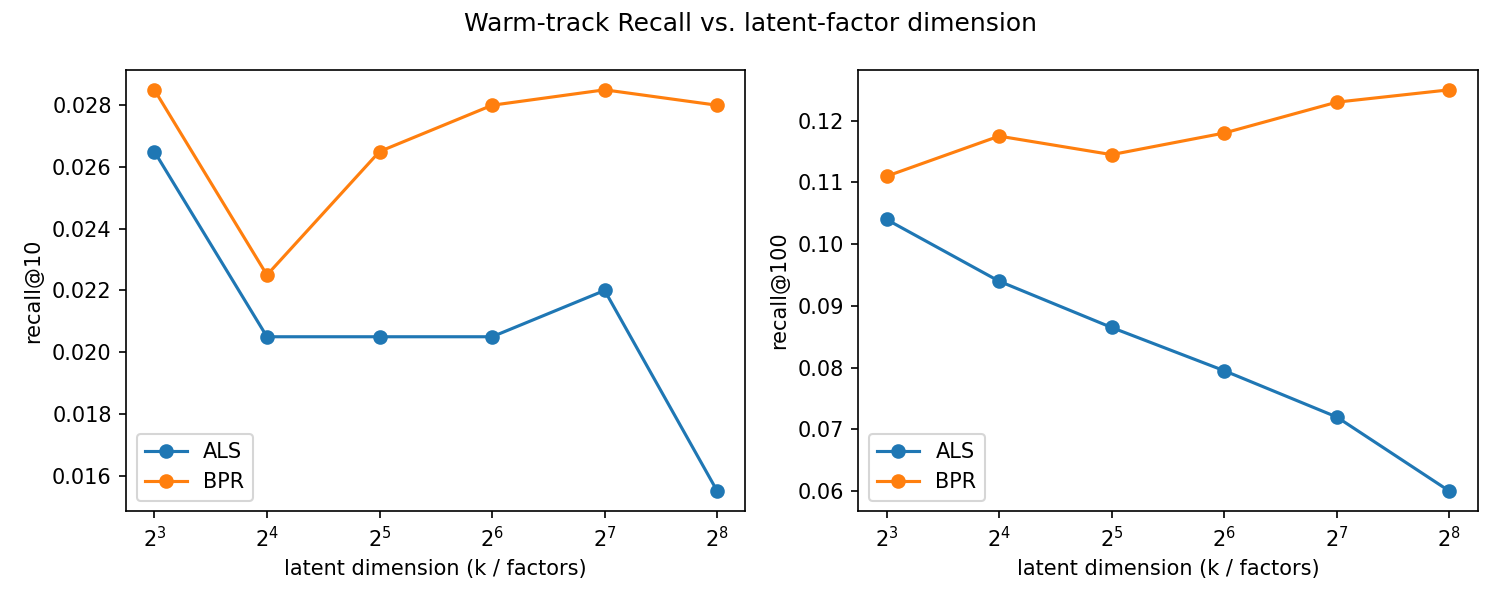

Python code for this plot:
"""Latent-factor dimensionality sweep for BPR and ALS (warm track).

Fixes every other hyperparameter and varies only the latent dimension
(BPR's `k`, ALS's `factors`) to produce the classic recsys-paper plot of
Recall@K vs. model capacity. EASE has no latent-dimension knob (it's an
item-item closed-form model, not a factor model), so it's excluded here.

Run from the project root:

    python factor_sweep.py
"""
import matplotlib.pyplot as plt
import pandas as pd

from src.data.loader import load_train_interactions, time_based_split
from src.eval.harness import evaluate
from src.models.als import ALSRecommender
from src.models.bpr import BPRRecommender

DIMS = (8, 16, 32, 64, 128, 256)
N_USERS = 2000
SEED = 42

full = load_train_interactions()
train, _ = time_based_split(full, holdout_per_user=1)

rows = []
for dim in DIMS:
    bpr = BPRRecommender(k=dim, max_iter=300, learning_rate=0.01, seed=SEED).fit(train)
    r_bpr = evaluate(bpr, track="warm", k_values=(10, 100), n_users=N_USERS, seed=SEED)
    rows.append({"model": "BPR", "dim": dim,
                 "recall@10": r_bpr["recall@10"], "recall@100": r_bpr["recall@100"]})
    print(f"BPR  dim={dim:4d}  R@10={r_bpr['recall@10']:.4f}  R@100={r_bpr['recall@100']:.4f}")

    als = ALSRecommender(factors=dim, seed=SEED).fit(train)
    r_als = evaluate(als, track="warm", k_values=(10, 100), n_users=N_USERS, seed=SEED)
    rows.append({"model": "ALS", "dim": dim,
                 "recall@10": r_als["recall@10"], "recall@100": r_als["recall@100"]})
    print(f"ALS  dim={dim:4d}  R@10={r_als['recall@10']:.4f}  R@100={r_als['recall@100']:.4f}")

table = pd.DataFrame(rows)
print("\n", table.pivot(index="dim", columns="model", values=["recall@10", "recall@100"]).round(4))

fig, axes = plt.subplots(1, 2, figsize=(10, 4), sharex=True)
for ax, metric in zip(axes, ("recall@10", "recall@100")):
    for model_name, grp in table.groupby("model"):
        ax.plot(grp["dim"], grp[metric], marker="o", label=model_name)
    ax.set_xlabel("latent dimension (k / factors)")
    ax.set_ylabel(metric)
    ax.set_xscale("log", base=2)
    ax.legend()
fig.suptitle("Warm-track Recall vs. latent-factor dimension")
fig.tight_layout()
fig.savefig("factor_sweep.png", dpi=150)
print("\nSaved plot to factor_sweep.png")

# --- ALS factors x regularization grid -----------------------------------
# ALS recall@10 fell monotonically as factors grew in the sweep above, with
# regularization held fixed at its default (0.05). That's the classic
# capacity-without-regularization overfitting signature. This grid checks
# whether scaling regularization up alongside factors recovers performance
# at high dims, or whether ALS just doesn't benefit from more capacity here.
ALS_REGS = (0.01, 0.05, 0.1, 0.5, 1.0)

grid_rows = []
for reg in ALS_REGS:
    for dim in DIMS:
        als = ALSRecommender(factors=dim, regularization=reg, seed=SEED).fit(train)
        r = evaluate(als, track="warm", k_values=(10, 100), n_users=N_USERS, seed=SEED)
        grid_rows.append({"reg": reg, "dim": dim,
                           "recall@10": r["recall@10"], "recall@100": r["recall@100"]})
        print(f"ALS  reg={reg:<5} dim={dim:4d}  R@10={r['recall@10']:.4f}  R@100={r['recall@100']:.4f}")

grid = pd.DataFrame(grid_rows)
print("\nrecall@10 by (dim, reg):\n",
      grid.pivot(index="dim", columns="reg", values="recall@10").round(4))
print("\nrecall@100 by (dim, reg):\n",
      grid.pivot(index="dim", columns="reg", values="recall@100").round(4))

fig2, axes2 = plt.subplots(1, 2, figsize=(10, 4), sharex=True)
for ax, metric in zip(axes2, ("recall@10", "recall@100")):
    for reg, grp in grid.groupby("reg"):
        ax.plot(grp["dim"], grp[metric], marker="o", label=f"reg={reg}")
    ax.set_xlabel("latent dimension (factors)")
    ax.set_ylabel(metric)
    ax.set_xscale("log", base=2)
    ax.legend()
fig2.suptitle("ALS warm-track Recall vs. factors, by regularization")
fig2.tight_layout()
fig2.savefig("als_reg_dim_sweep.png", dpi=150)
print("\nSaved plot to als_reg_dim_sweep.png")

# --- ALS iterations x factors grid ----------------------------------------
# The regularization grid above ruled out under-regularization as the cause
# of ALS's decline at high factors (curves were flat across a 100x reg
# range). The other candidate: `iterations=20` is fixed regardless of
# factors, so a 256-factor model has far more parameters to fit in the same
# optimization budget as an 8-factor one. This checks whether more
# iterations recovers recall at high dims (undertrained) or not (factors
# just don't help here, full stop).
ITERS = (20, 50, 100, 200)
ITER_DIMS = (16, 64, 256)

iter_rows = []
for n_iter in ITERS:
    for dim in ITER_DIMS:
        als = ALSRecommender(factors=dim, iterations=n_iter, seed=SEED).fit(train)
        r = evaluate(als, track="warm", k_values=(10, 100), n_users=N_USERS, seed=SEED)
        iter_rows.append({"iterations": n_iter, "dim": dim,
                           "recall@10": r["recall@10"], "recall@100": r["recall@100"]})
        print(f"ALS  iters={n_iter:<4} dim={dim:4d}  R@10={r['recall@10']:.4f}  R@100={r['recall@100']:.4f}")

iter_grid = pd.DataFrame(iter_rows)
print("\nrecall@10 by (dim, iterations):\n",
      iter_grid.pivot(index="dim", columns="iterations", values="recall@10").round(4))
print("\nrecall@100 by (dim, iterations):\n",
      iter_grid.pivot(index="dim", columns="iterations", values="recall@100").round(4))

fig3, axes3 = plt.subplots(1, 2, figsize=(10, 4), sharex=True)
for ax, metric in zip(axes3, ("recall@10", "recall@100")):
    for dim, grp in iter_grid.groupby("dim"):
        ax.plot(grp["iterations"], grp[metric], marker="o", label=f"factors={dim}")
    ax.set_xlabel("ALS iterations")
    ax.set_ylabel(metric)
    ax.legend()
fig3.suptitle("ALS warm-track Recall vs. iterations, by factor dimension")
fig3.tight_layout()
fig3.savefig("als_iter_dim_sweep.png", dpi=150)
print("\nSaved plot to als_iter_dim_sweep.png")
